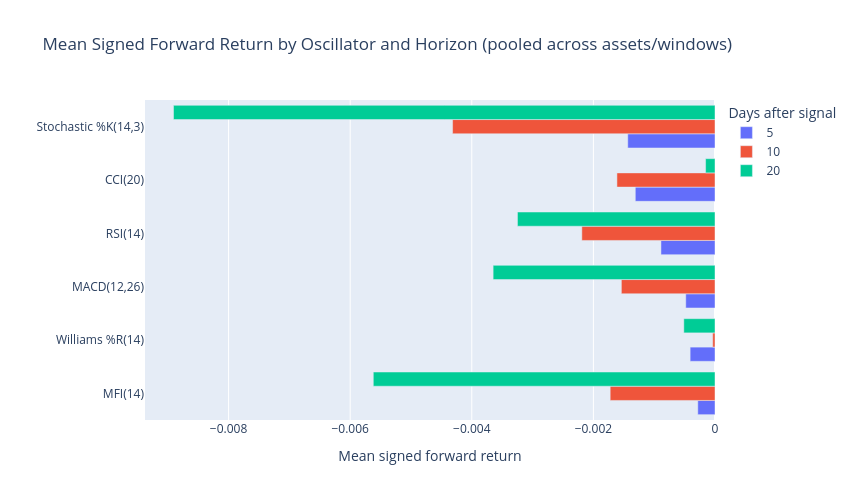

Notebook code for this chart:
### Markdown cell above
## Results

### Code cell
# Chart 1 - mean signed forward return by oscillator, one bar group per horizon
summary_by_osc_horizon["horizon_label"] = summary_by_osc_horizon["horizon"].astype(str)

fig1 = px.bar(
    summary_by_osc_horizon,
    x="mean",
    y="osc_label",
    color="horizon_label",
    orientation="h",
    barmode="group",
    category_orders={"horizon_label": ["5", "10", "20"]},
    title="Mean Signed Forward Return by Oscillator and Horizon (pooled across assets/windows)",
    labels={"mean": "Mean signed forward return", "osc_label": "", "horizon_label": "Days after signal"},
)
fig1.update_layout(height=500, width=850)
fig1.show()

### Figure 1 — Plotly figure (JSON) as saved in the notebook; plotly's stock layout.template omitted (floating-point values rounded to 4 significant figures)
{"data": [{"alignmentgroup": "True", "hovertemplate": "Days after signal=5<br>Mean signed forward return=%{x}<br>=%{y}<extra></extra>", "legendgroup": "5", "marker": {"color": "#636efa", "pattern": {"shape": ""}}, "name": "5", "offsetgroup": "5", "orientation": "h", "showlegend": true, "textposition": "auto", "x": [-0.000283, -0.000409, -0.000481, -0.000889, -0.001311, -0.001435], "xaxis": "x", "y": ["MFI(14)", "Williams %R(14)", "MACD(12,26)", "RSI(14)", "CCI(20)", "Stochastic %K(14,3)"], "yaxis": "y", "type": "bar"}, {"alignmentgroup": "True", "hovertemplate": "Days after signal=10<br>Mean signed forward return=%{x}<br>=%{y}<extra></extra>", "legendgroup": "10", "marker": {"color": "#EF553B", "pattern": {"shape": ""}}, "name": "10", "offsetgroup": "10", "orientation": "h", "showlegend": true, "textposition": "auto", "x": [-3.8e-05, -0.00154, -0.001613, -0.001724, -0.00219, -0.004316], "xaxis": "x", "y": ["Williams %R(14)", "MACD(12,26)", "CCI(20)", "MFI(14)", "RSI(14)", "Stochastic %K(14,3)"], "yaxis": "y", "type": "bar"}, {"alignmentgroup": "True", "hovertemplate": "Days after signal=20<br>Mean signed forward return=%{x}<br>=%{y}<extra></extra>", "legendgroup": "20", "marker": {"color": "#00cc96", "pattern": {"shape": ""}}, "name": "20", "offsetgroup": "20", "orientation": "h", "showlegend": true, "textposition": "auto", "x": [-0.000155, -0.000513, -0.003249, -0.003649, -0.00562, -0.008906], "xaxis": "x", "y": ["CCI(20)", "Williams %R(14)", "RSI(14)", "MACD(12,26)", "MFI(14)", "Stochastic %K(14,3)"], "yaxis": "y", "type": "bar"}], "layout": {"xaxis": {"anchor": "y", "domain": [0.0, 1.0], "title": {"text": "Mean signed forward return"}}, "yaxis": {"anchor": "x", "domain": [0.0, 1.0], "title": {"text": ""}}, "legend": {"title": {"text": "Days after signal"}, "tracegroupgap": 0}, "title": {"text": "Mean Signed Forward Return by Oscillator and Horizon (pooled across assets/windows)"}, "barmode": "group", "height": 500, "width": 850}}
